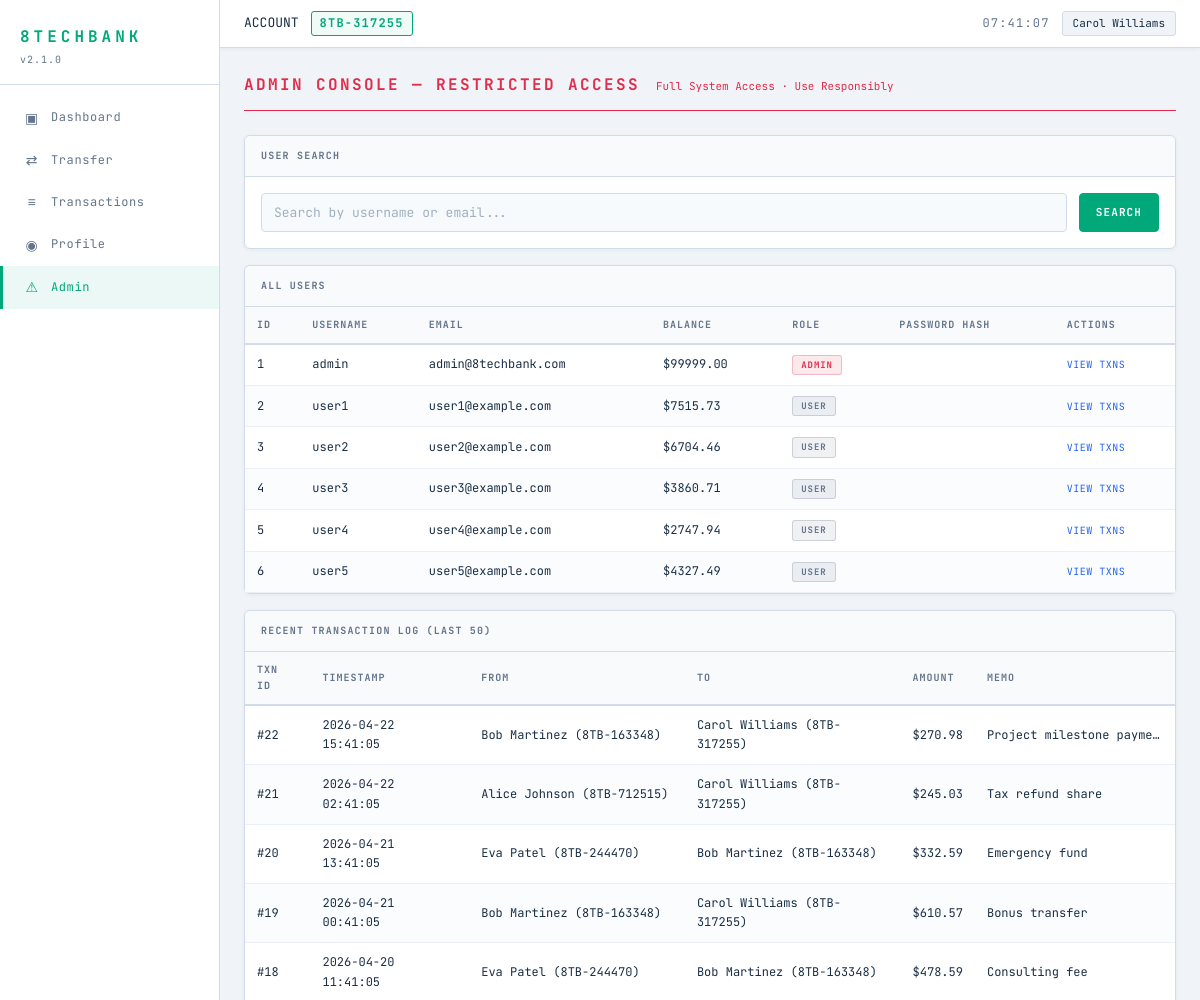
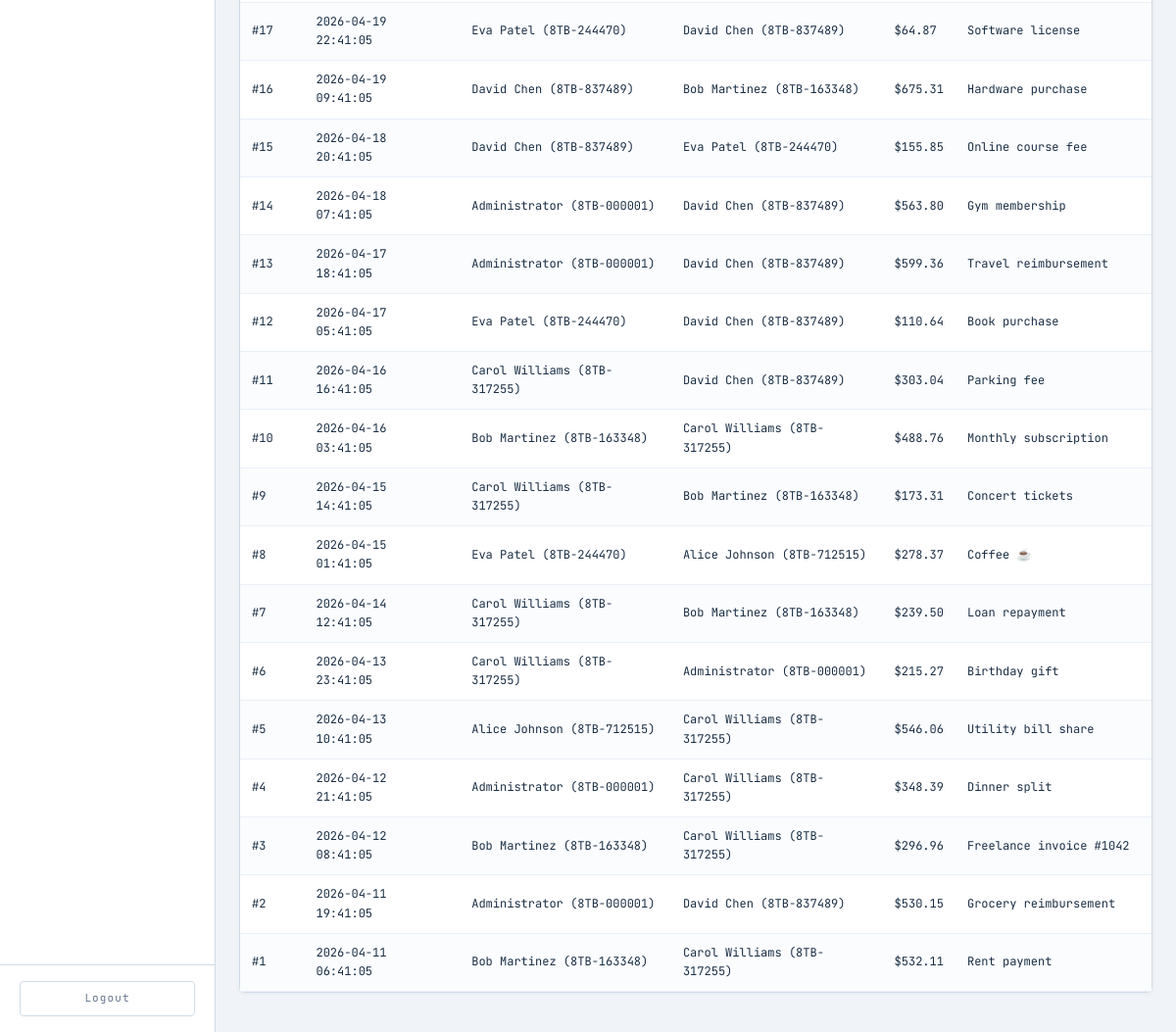
Page /admin (signed in) on the committed database (2 pictures, top to bottom).
### tables this page shows
CREATE TABLE users (
    id INTEGER PRIMARY KEY AUTOINCREMENT,
    username TEXT NOT NULL UNIQUE,
    email TEXT NOT NULL UNIQUE,
    password TEXT NOT NULL,
    display_name TEXT NOT NULL,
    account_number TEXT NOT NULL UNIQUE,
    balance REAL NOT NULL DEFAULT 1000.00,
    role TEXT NOT NULL DEFAULT 'user',
    created_at TIMESTAMP DEFAULT CURRENT_TIMESTAMP
);

CREATE TABLE transactions (
    id INTEGER PRIMARY KEY AUTOINCREMENT,
    sender_id INTEGER NOT NULL,
    receiver_id INTEGER NOT NULL,
    amount REAL NOT NULL,
    memo TEXT DEFAULT '',
    timestamp TIMESTAMP DEFAULT CURRENT_TIMESTAMP,
    FOREIGN KEY (sender_id) REFERENCES users(id),
    FOREIGN KEY (receiver_id) REFERENCES users(id)
);

### routes/admin.py (the view)
@admin_bp.route('/admin')
def admin():
    if 'user_id' not in session:
        return redirect(url_for('auth.login'))
    search = request.args.get('search', '')
    if search:
        users = raw_query(
            "SELECT * FROM users WHERE username LIKE '%" + search + "%' "
            "OR email LIKE '%" + search + "%' ORDER BY id"
        )
    else:
        users = raw_query("SELECT * FROM users ORDER BY id")
    txns = raw_query(
        "SELECT t.*, "
        "s.display_name AS sender_name, s.account_number AS sender_acct, "
        "r.display_name AS receiver_name, r.account_number AS receiver_acct "
        "FROM transactions t "
        "JOIN users s ON t.sender_id = s.id "
        "JOIN users r ON t.receiver_id = r.id "
        "ORDER BY t.timestamp DESC LIMIT 50"
    )
    return render_template('admin.html', users=users, transactions=txns, search=search)

### database.py (called while the page is built)
def get_db():
    conn = sqlite3.connect(DATABASE_PATH)
    conn.row_factory = sqlite3.Row
    return conn

def raw_query(sql, fetchone=False):
    conn = get_db()
    try:
        cur = conn.execute(sql)
        conn.commit()
        if fetchone:
            return cur.fetchone()
        return cur.fetchall()
    except Exception as e:
        conn.close()
        raise e
    finally:
        conn.close()

### templates/admin.html (shortened to what this page needs)
{% extends "base.html" %}
{% block content %}
<div class="page-header admin-header">
    <h2 class="page-title">ADMIN CONSOLE — RESTRICTED ACCESS</h2>
    <span class="page-subtitle danger">Full System Access · Use Responsibly</span>
</div>
<div class="card">
    <div class="card-header">
        <span class="micro-label">USER SEARCH</span>
    </div>
    <form method="GET" action="{{ url_for('admin.admin') }}" class="search-form">
        <input type="text" name="search" class="form-input" placeholder="Search by username or email..."
               value="{{ search or '' }}" autocomplete="off">
        <button type="submit" class="btn btn-primary">SEARCH</button>
    </form>
</div>
<div class="card">
    <div class="card-header">
        <span class="micro-label">ALL USERS</span>
    </div>
    <table class="data-table admin-table">
        <thead>
            <tr>
                <th>ID</th>
                <th>USERNAME</th>
                <th>EMAIL</th>
                <th>BALANCE</th>
                <th>ROLE</th>
                <th>PASSWORD HASH</th>
                <th>ACTIONS</th>
            </tr>
        </thead>
        <tbody>
            {% for u in users %}
            <tr>
                <td class="mono">{{ u.id }}</td>
                <td>{{ u.username }}</td>
                <td class="muted">{{ u.email }}</td>
                <td class="accent mono">${{ "%.2f"|format(u.balance) }}</td>
                <td>
                    {% if u.role == 'admin' %}
                    <span class="badge badge-danger">ADMIN</span>
                    {% else %}
                    <span class="badge badge-muted">USER</span>
                    {% endif %}
                </td>
                <td class="mono hash-cell">{{ u.password_hash }}</td>
                <td>
                    <a href="{{ url_for('transactions.transactions', user_id=u.id) }}" class="btn-link">VIEW TXNS</a>
                </td>
            </tr>
            {% endfor %}
        </tbody>
    </table>
</div>
<div class="card">
    <div class="card-header">
        <span class="micro-label">RECENT TRANSACTION LOG (LAST 50)</span>
    </div>
    <table class="data-table">
        <thead>
            <tr>
                <th>TXN ID</th>
                <th>TIMESTAMP</th>
                <th>FROM</th>
                <th>TO</th>
                <th>AMOUNT</th>
                <th>MEMO</th>
            </tr>
        </thead>
        <tbody>
            {% for txn in transactions %}
            <tr>
                <td class="mono">#{{ txn.id }}</td>
                <td class="muted">{{ txn.timestamp }}</td>
                <td>{{ txn.sender_name }} ({{ txn.sender_acct }})</td>
                <td>{{ txn.receiver_name }} ({{ txn.receiver_acct }})</td>
                <td class="accent mono">${{ "%.2f"|format(txn.amount) }}</td>
                <td class="memo-cell">{{ txn.memo | safe }}</td>
            </tr>
            {% endfor %}
        </tbody>
    </table>
</div>
{% endblock %}

### templates/base.html (shortened to what this page needs)
<!DOCTYPE html>
<html lang="en">
<head>
    <link rel="stylesheet" href="{{ url_for('static', filename='style.css') }}">
</head>
<body>
    <div class="layout">
        <aside class="sidebar">
            <div class="sidebar-header">
                <h1 class="logo">8TECHBANK</h1>
                <div class="version">v2.1.0</div>
            </div>
            <nav class="sidebar-nav">
                <a href="{{ url_for('dashboard.dashboard') }}" class="nav-item {% if request.endpoint == 'dashboard.dashboard' %}active{% endif %}">
                    <span class="nav-icon">▣</span>
                    <span>Dashboard</span>
                </a>
                <a href="{{ url_for('transfer.transfer') }}" class="nav-item {% if request.endpoint == 'transfer.transfer' %}active{% endif %}">
                    <span class="nav-icon">⇄</span>
                    <span>Transfer</span>
                </a>
                <a href="{{ url_for('transactions.transactions') }}" class="nav-item {% if request.endpoint == 'transactions.transactions' %}active{% endif %}">
                    <span class="nav-icon">≡</span>
                    <span>Transactions</span>
                </a>
                <a href="{{ url_for('profile.profile') }}" class="nav-item {% if request.endpoint == 'profile.profile' %}active{% endif %}">
                    <span class="nav-icon">◉</span>
                    <span>Profile</span>
                </a>
                <a href="{{ url_for('admin.admin') }}" class="nav-item {% if request.endpoint == 'admin.admin' %}active{% endif %}">
                    <span class="nav-icon">⚠</span>
                    <span>Admin</span>
                </a>
            </nav>
            <div class="sidebar-footer">
                <a href="{{ url_for('auth.logout') }}" class="logout-btn">Logout</a>
            </div>
        </aside>
        <main class="main-content">
            <header class="topbar">
                <div class="topbar-left">
                    <span class="label">ACCOUNT</span>
                    <span class="account-badge">{{ session.account_number }}</span>
                </div>
                <div class="topbar-right">
                    <div class="clock" id="liveClock">--:--:--</div>
                    <div class="user-pill">{{ session.display_name }}</div>
                </div>
            </header>
            <div class="content">
                {% block content %}{% endblock %}
            </div>
        </main>
    </div>
</body>
</html>

### rows in the picture
users: account_number "8TB-317255", display_name "Carol Williams", id "4", username "user3", email "user3@example.com", balance "3860.71", role "USER"
users: id "1", username "admin", email "admin@8techbank.com", balance "99999.00", role "ADMIN"
users: id "2", username "user1", email "user1@example.com", balance "7515.73", role "USER"
users: id "3", username "user2", email "user2@example.com", balance "6704.46", role "USER"
users: id "5", username "user4", email "user4@example.com", balance "2747.94", role "USER"
users: id "6", username "user5", email "user5@example.com", balance "4327.49", role "USER"
transactions: id "22", timestamp "2026-04-22 15:41:05", sender_name "Bob Martinez", sender_acct "8TB-163348", receiver_name "Carol Williams", receiver_acct "8TB-317255", amount "270.98", memo "Project milestone payme…"
transactions: id "21", timestamp "2026-04-22 02:41:05", sender_name "Alice Johnson", sender_acct "8TB-712515", receiver_name "Carol Williams", receiver_acct "8TB-317255", amount "245.03", memo "Tax refund share"
transactions: id "20", timestamp "2026-04-21 13:41:05", sender_name "Eva Patel", sender_acct "8TB-244470", receiver_name "Bob Martinez", receiver_acct "8TB-163348", amount "332.59", memo "Emergency fund"
transactions: id "19", timestamp "2026-04-21 00:41:05", sender_name "Bob Martinez", sender_acct "8TB-163348", receiver_name "Carol Williams", receiver_acct "8TB-317255", amount "610.57", memo "Bonus transfer"
transactions: id "18", timestamp "2026-04-20 11:41:05", sender_name "Eva Patel", sender_acct "8TB-244470", receiver_name "Bob Martinez", receiver_acct "8TB-163348", amount "478.59", memo "Consulting fee"
transactions: id "17", timestamp "2026-04-19 22:41:05", sender_name "Eva Patel", sender_acct "8TB-244470", receiver_name "David Chen", receiver_acct "8TB-837489", amount "64.87", memo "Software license"
transactions: id "16", timestamp "2026-04-19 09:41:05", sender_name "David Chen", sender_acct "8TB-837489", receiver_name "Bob Martinez", receiver_acct "8TB-163348", amount "675.31", memo "Hardware purchase"
transactions: id "15", timestamp "2026-04-18 20:41:05", sender_name "David Chen", sender_acct "8TB-837489", receiver_name "Eva Patel", receiver_acct "8TB-244470", amount "155.85", memo "Online course fee"
transactions: id "14", timestamp "2026-04-18 07:41:05", sender_name "Administrator", sender_acct "8TB-000001", receiver_name "David Chen", receiver_acct "8TB-837489", amount "563.80", memo "Gym membership"
transactions: id "13", timestamp "2026-04-17 18:41:05", sender_name "Administrator", sender_acct "8TB-000001", receiver_name "David Chen", receiver_acct "8TB-837489", amount "599.36", memo "Travel reimbursement"
transactions: id "12", timestamp "2026-04-17 05:41:05", sender_name "Eva Patel", sender_acct "8TB-244470", receiver_name "David Chen", receiver_acct "8TB-837489", amount "110.64", memo "Book purchase"
transactions: id "11", timestamp "2026-04-16 16:41:05", sender_name "Carol Williams", sender_acct "8TB-317255", receiver_name "David Chen", receiver_acct "8TB-837489", amount "303.04", memo "Parking fee"
transactions: id "10", timestamp "2026-04-16 03:41:05", sender_name "Bob Martinez", sender_acct "8TB-163348", receiver_name "Carol Williams", receiver_acct "8TB-317255", amount "488.76", memo "Monthly subscription"
transactions: id "9", timestamp "2026-04-15 14:41:05", sender_name "Carol Williams", sender_acct "8TB-317255", receiver_name "Bob Martinez", receiver_acct "8TB-163348", amount "173.31", memo "Concert tickets"
transactions: id "8", timestamp "2026-04-15 01:41:05", sender_name "Eva Patel", sender_acct "8TB-244470", receiver_name "Alice Johnson", receiver_acct "8TB-712515", amount "278.37", memo "Coffee ☕"
transactions: id "7", timestamp "2026-04-14 12:41:05", sender_name "Carol Williams", sender_acct "8TB-317255", receiver_name "Bob Martinez", receiver_acct "8TB-163348", amount "239.50", memo "Loan repayment"
transactions: id "6", timestamp "2026-04-13 23:41:05", sender_name "Carol Williams", sender_acct "8TB-317255", receiver_name "Administrator", receiver_acct "8TB-000001", amount "215.27", memo "Birthday gift"
transactions: id "5", timestamp "2026-04-13 10:41:05", sender_name "Alice Johnson", sender_acct "8TB-712515", receiver_name "Carol Williams", receiver_acct "8TB-317255", amount "546.06", memo "Utility bill share"
transactions: id "4", timestamp "2026-04-12 21:41:05", sender_name "Administrator", sender_acct "8TB-000001", receiver_name "Carol Williams", receiver_acct "8TB-317255", amount "348.39", memo "Dinner split"
transactions: id "3", timestamp "2026-04-12 08:41:05", sender_name "Bob Martinez", sender_acct "8TB-163348", receiver_name "Carol Williams", receiver_acct "8TB-317255", amount "296.96", memo "Freelance invoice #1042"
transactions: id "2", timestamp "2026-04-11 19:41:05", sender_name "Administrator", sender_acct "8TB-000001", receiver_name "David Chen", receiver_acct "8TB-837489", amount "530.15", memo "Grocery reimbursement"
transactions: id "1", timestamp "2026-04-11 06:41:05", sender_name "Bob Martinez", sender_acct "8TB-163348", receiver_name "Carol Williams", receiver_acct "8TB-317255", amount "532.11", memo "Rent payment"
